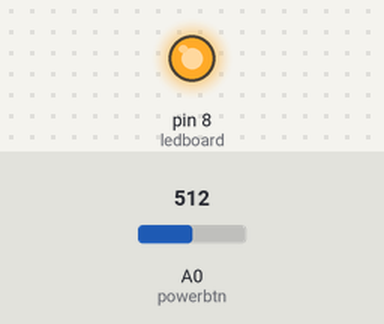
The sketch below on a simulated Arduino Uno, built with avr-gcc and run on an emulated ATmega328P. Shown: output pins drawn as LEDs (lit = HIGH). The test bench sets the inputs (shaded band); at power-on: A0 (powerbtn) = 512. Pins used as bus, display or sensor lines are not drawn; what the sketch prints to the serial monitor is not drawn.

Above: at 0.1 s.
At 1.1 s:
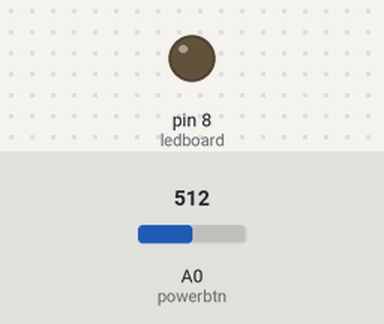
Timing chart, 0 to 2.6 s (numbered marks = the images above):
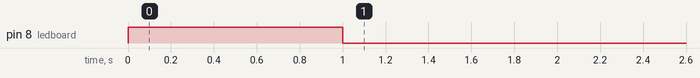

The sketch:

onoff.ino
```cpp
#define powerbtn 0
#define mosfet 1
#define ledboard 8

void setup() {
  Serial.begin(115200);
  pinMode(powerbtn, INPUT);
  pinMode(mosfet, OUTPUT);
  pinMode(ledboard, OUTPUT);

  digitalWrite(mosfet, HIGH);
  digitalWrite(ledboard, HIGH);
  delay(1000);
}

void loop() {
  Serial.println(analogRead(powerbtn));
  if(analogRead(powerbtn)<1000){

    digitalWrite(ledboard, LOW);
    digitalWrite(mosfet, LOW);


  }

}
```

Measured:
- by itself, pin 8 (ledboard): HIGH → LOW at 1.0 s
